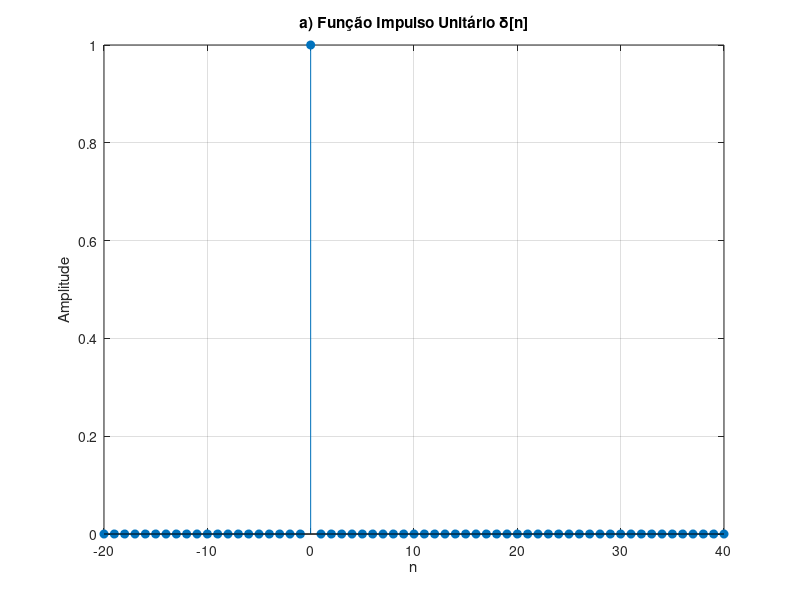

This chart was generated by the following MATLAB code:
% parte1_a.m
n = -20:40;
x_a = (n == 0);
figure(1);
stem(n, x_a, 'filled');
title('a) Função Impulso Unitário \delta[n]');
xlabel('n'); ylabel('Amplitude'); grid on; xlim([-20 40]);
print('../figuras/parte1_a.png', '-dpng');
